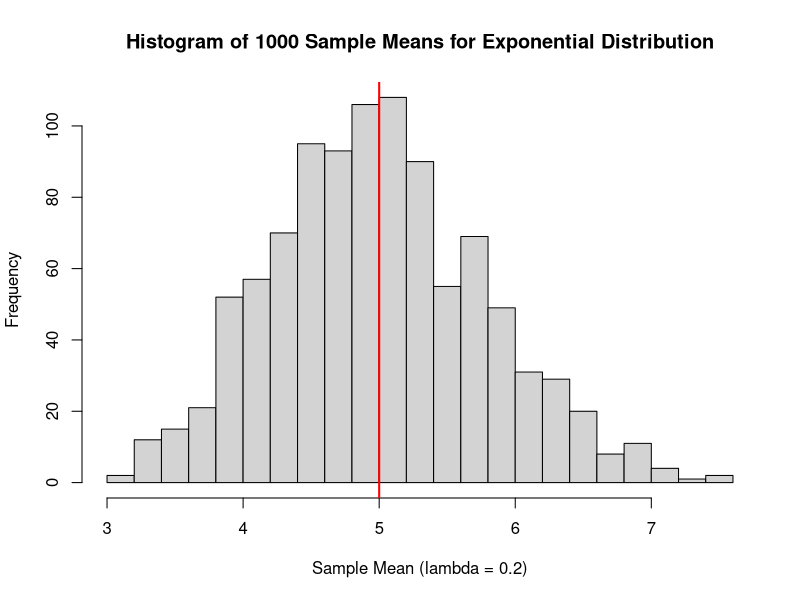
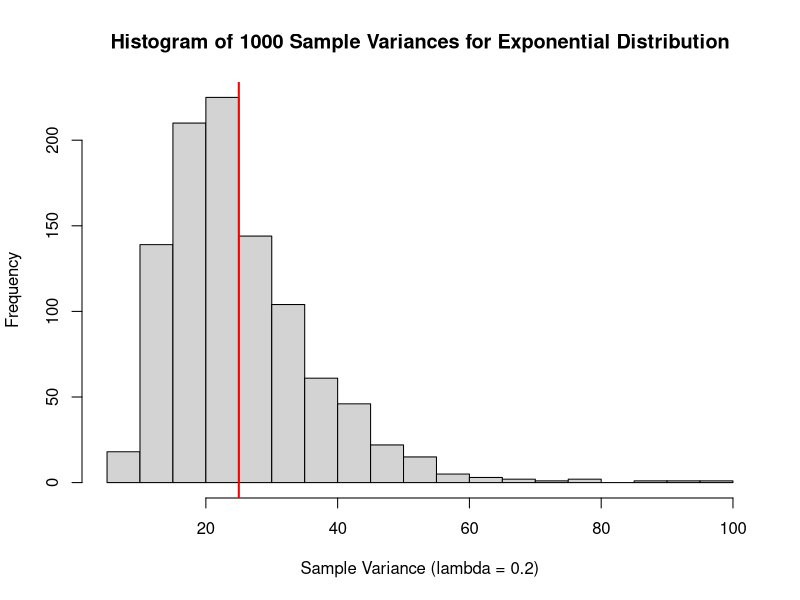
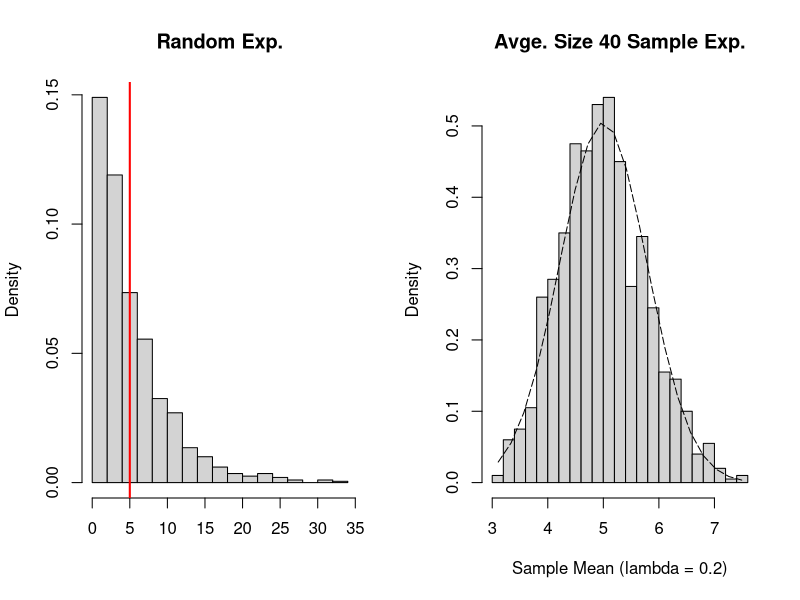

Reproduce these figures in R, in order.
## ---- chunk 1
set.seed(1)
lambda = 0.2;
sampleMean = NULL;
for (i in 1 :1000) sampleMean = c(sampleMean, mean(rexp(40,lambda)));
## ---- chunk 2
set.seed(1)
sampleVariance = NULL;
for (i in 1 :1000) sampleVariance= c(sampleVariance, var(rexp(40,lambda)));
## ---- chunk 3
hist(sampleMean, main = "Histogram of 1000 Sample Means for Exponential Distribution", xlab = "Sample Mean (lambda = 0.2)", breaks = 20);
abline(v=5, col = "red", lwd = 2)
## ---- chunk 4
hist(sampleVariance, main = "Histogram of 1000 Sample Variances for Exponential Distribution", xlab = "Sample Variance (lambda = 0.2)", breaks = 20);
abline(v=25, col = "red", lwd = 2)
## ---- chunk 5
set.seed(1)
distr <- rexp(1000, lambda)
par(mfrow=c(1, 2))
hist(distr, breaks=20, probability = TRUE, main="Random Exp.", xlab="")
abline(v=5, col="red", lwd=2)
hist(sampleMean, probability = TRUE, main = "Avge. Size 40 Sample Exp.", xlab = "Sample Mean (lambda = 0.2)", breaks = 20);
xfit <- seq(min(sampleMean), max(sampleMean), length = 20)
yfit <- dnorm(xfit, mean = 1/lambda, sd = (1/lambda)/sqrt(40))
lines(xfit, yfit, lty = 5)
